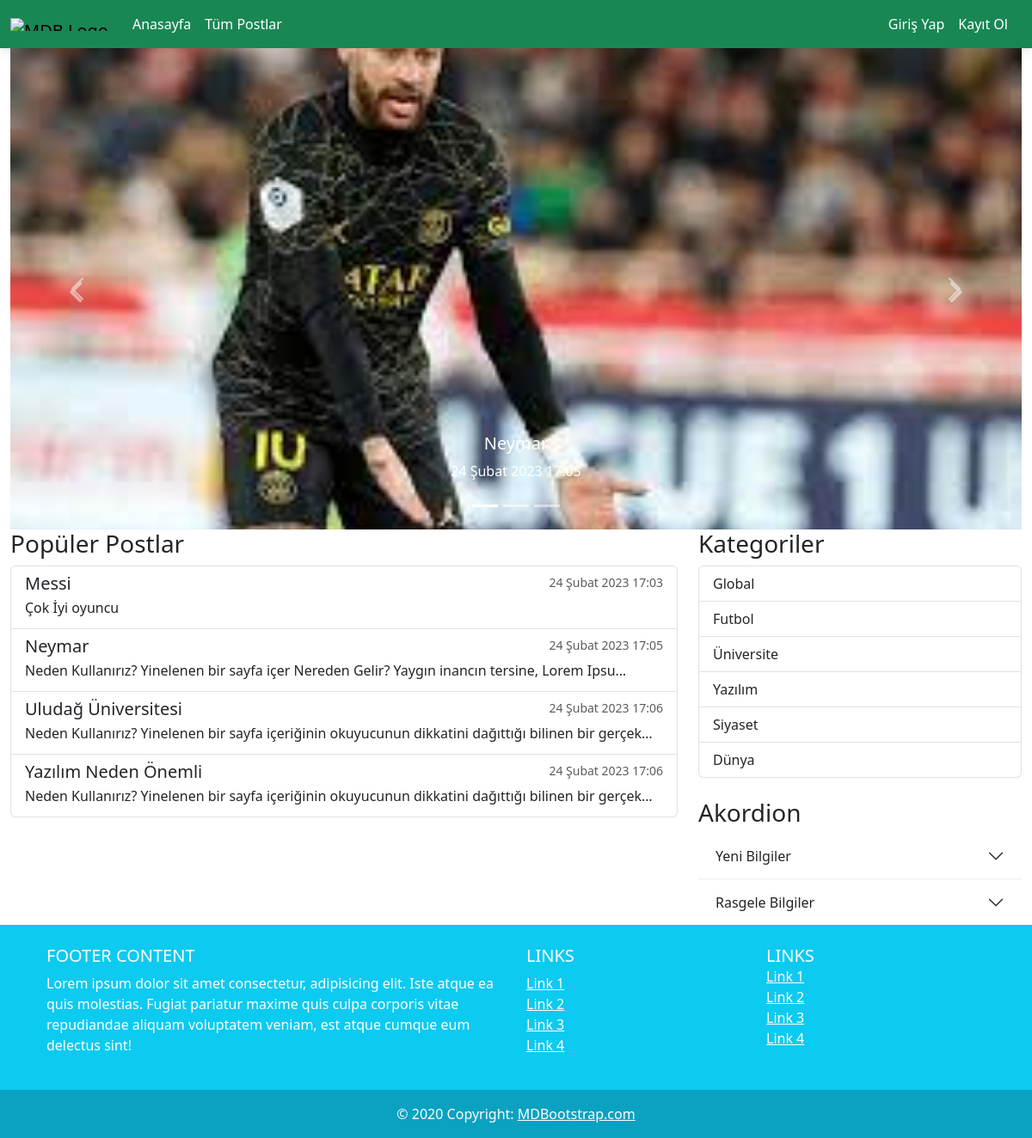
The page / on the database its author committed.
### appMy/models.py (models this page shows, shortened)
class Sozluk(models.Model):
    category = models.ForeignKey(Category, verbose_name=("Kategori"), on_delete=models.CASCADE, null=True)
    baslik = models.CharField(("Başlık"), max_length=50)
    icerik = models.TextField(("Sözlük İçeriği"),max_length=2000)
    zaman = models.DateTimeField(("Giriş Tarihi"), auto_now_add=True)
    image = models.FileField(("Resim"), upload_to='', max_length=100)

class Category(models.Model):
    baslik = models.CharField(("Başlık"), max_length=50)

### appMy/views.py (the view)
# urls.py: path('', index, name='index'),
def index(request):
    sozluks = Sozluk.objects.all()[:4]
    yeni_bilgiler = Sozluk.objects.all().order_by('-zaman')[:3]
    rasgele_bilgiler = Sozluk.objects.all().order_by('?')[:3]
    category = Category.objects.all()
    context = {
       'sozluks':sozluks,
       'yeni_bilgiler':yeni_bilgiler,
       'rasgele_bilgiler':rasgele_bilgiler,
       'category':category,
    }
    return render(request,'index.html',context)

### appMy/templates/index.html (shortened to what this page needs)
{% extends 'base.html' %}
{% load static %}
{% block body %}
    <div class="container-fluid">
        <div class="row">
          <div id="carouselExampleCaptions" class="carousel slide">
            <div class="carousel-indicators">
              <button type="button" data-bs-target="#carouselExampleCaptions" data-bs-slide-to="0" class="active" aria-current="true" aria-label="Slide 1"></button>
              <button type="button" data-bs-target="#carouselExampleCaptions" data-bs-slide-to="1" aria-label="Slide 2"></button>
              <button type="button" data-bs-target="#carouselExampleCaptions" data-bs-slide-to="2" aria-label="Slide 3"></button>
            </div>
            <div class="carousel-inner">
                {% for i in rasgele_bilgiler %}
              <div class="carousel-item active">
                <img style="height: 70vh; object-fit: cover;" src="{{ i.image.url }}" class="d-block w-100" alt="...">
                <div class="carousel-caption d-none d-md-block">
                  <h5>{{ i.baslik }}</h5>
                  <p>{{ i.zaman }}</p>
                </div>
              </div>
            {% endfor %}
            </div>
            <button class="carousel-control-prev" type="button" data-bs-target="#carouselExampleCaptions" data-bs-slide="prev">
              <span class="carousel-control-prev-icon" aria-hidden="true"></span>
            </button>
            <button class="carousel-control-next" type="button" data-bs-target="#carouselExampleCaptions" data-bs-slide="next">
              <span class="carousel-control-next-icon" aria-hidden="true"></span>
            </button>
          </div>
            <div class="col-8">
              <h3>Popüler Postlar</h3>
                <div class="list-group">
                    {% for i in sozluks %}
                       <a href="/detay/{{ i.id }}/" class="list-group-item list-group-item-action">
                      <div class="d-flex w-100 justify-content-between">
                        <h5 class="mb-1">{{ i.baslik }}</h5>
                        <small class="text-muted">{{ i.zaman }}</small>
                      </div>
                      <p class="mb-1">{{ i.icerik|truncatechars:100 }}</p>
                    </a>
                    {% endfor %}
                  </div>
            </div>
          {% include 'part/_sidenav.html' %}
        </div>
    </div>
{% endblock body %}

### appMy/templates/base.html (shortened to what this page needs)
<!DOCTYPE html>
<html lang="en">
<head>
    <link href="https://cdnjs.cloudflare.com/ajax/libs/font-awesome/6.0.0/css/all.min.css" rel="stylesheet"/>
    <link href="https://cdnjs.cloudflare.com/ajax/libs/mdb-ui-kit/6.1.0/mdb.min.css" rel="stylesheet"/>
    <link href="https://cdn.jsdelivr.net/npm/bootstrap@5.3.0-alpha1/dist/css/bootstrap.min.css" rel="stylesheet">
</head>
<body>
    {% include 'part/_header.html' %}
    {% block body %}
    {% endblock body %}
    {% include 'part/_footer.html' %}
</body>
</html>

### appMy/templates/part/_header.html (shortened to what this page needs)
<header>
<nav class="navbar navbar-expand-lg navbar-light bg-success">
    <div class="container-fluid">
      <div class="collapse navbar-collapse" id="navbarSupportedContent">
        <a class="navbar-brand mt-2 mt-lg-0" href="#">
          <img
            src="https://mdbcdn.b-cdn.net/img/logo/mdb-transaprent-noshadows.webp"
            height="15"
            alt="MDB Logo"
            loading="lazy"
          />
        </a>
        <ul class="navbar-nav me-auto mb-2 mb-lg-0">
          <li class="nav-item">
            <a class="nav-link text-white" href="/">Anasayfa</a>
          </li>
          <li class="nav-item">
            <a class="nav-link text-white" href="/post/all/">Tüm Postlar</a>
          </li>
        </ul>
      </div>
        {% if request.user.is_authenticated %}
        <li class="nav-item " style="list-style-type: none;">
      <div class="d-flex align-items-center">
        <div class="dropdown">
          <a
            class="text-reset me-3 dropdown-toggle hidden-arrow"
            href="#"
            id="navbarDropdownMenuLink"
            role="button"
            data-mdb-toggle="dropdown"
            aria-expanded="false"
          >
            <i class="fas fa-bell"></i>
            <span class="badge rounded-pill badge-notification bg-danger">1</span>
          </a>
          <ul
            class="dropdown-menu dropdown-menu-end"
            aria-labelledby="navbarDropdownMenuLink"
          >
            <li>
              <a class="dropdown-item" href="#">Some news</a>
            </li>
            <li>
              <a class="dropdown-item" href="#">Another news</a>
            </li>
            <li>
              <a class="dropdown-item" href="#">Something else here</a>
            </li>
          </ul>
        </div>
        <div class="dropdown">
          <a
            class="dropdown-toggle d-flex align-items-center hidden-arrow"
            href="#"
            id="navbarDropdownMenuAvatar"
            role="button"
            data-mdb-toggle="dropdown"
            aria-expanded="false"
          >
            <img
              src="https://mdbcdn.b-cdn.net/img/new/avatars/2.webp"
              class="rounded-circle"
              height="25"
              alt="Black and White Portrait of a Man"
              loading="lazy"
            />
          </a>
          <ul
            class="dropdown-menu dropdown-menu-end"
            aria-labelledby="navbarDropdownMenuAvatar"
          >
           <li>
              <a class="dropdown-item" href="#" >{{ request.user }}</a>
            </li>
            <li>
              <a class="dropdown-item" href="#">My profile</a>
            </li>
            <li>
              <a class="dropdown-item" href="/sifredegis/">Şifre Değiştir</a>
            </li>
            <li>
              <a class="dropdown-item" href="/cikis/">Çıkış Yap</a>
            </li>
          </ul>
        </div>
      </div>
        </li>
        {% else %}
        <a style="text-decoration: none;" class="text-white me-3" href="/giris/">
         Giriş Yap
        </a>
        <a style="text-decoration: none;" class="text-white me-3" href="/kayit/">
         Kayıt Ol
        </a>
        {% endif %}
    </div>
  </nav>
</header>

### appMy/templates/part/_sidenav.html (shortened to what this page needs)
            <div class="col-4">
                <h3>Kategoriler</h3>
                <div class="list-group mb-4">
                  {% for i in category %}
                  <a href="/post/{{ i.id }}/" class="list-group-item list-group-item-action">{{ i.baslik }}</a>
                  {% endfor %}
                </div>
                <h3>Akordion</h3>
                <div class="accordion accordion-flush" id="accordionFlushExample">
                  <div class="accordion-item">
                    <h2 class="accordion-header" id="flush-headingThree">
                      <button class="accordion-button collapsed" type="button" data-bs-toggle="collapse" data-bs-target="#flush-collapseThree" aria-expanded="false" aria-controls="flush-collapseThree">
                        Yeni Bilgiler
                      </button>
                    </h2>
                  </div>
                  <div class="accordion-item">
                    <h2 class="accordion-header" id="flush-heading2">
                      <button class="accordion-button collapsed" type="button" data-bs-toggle="collapse" data-bs-target="#flush-collapse2" aria-expanded="false" aria-controls="flush-collapse2">
                        Rasgele Bilgiler
                      </button>
                    </h2>
                  </div>
                </div>
              </div>

### appMy/templates/part/_footer.html
<footer class="bg-info text-white text-center text-lg-start">
    <div class="container p-4">
      <div class="row">
        <div class="col-lg-6 col-md-12 mb-4 mb-md-0">
          <h5 class="text-uppercase">Footer Content</h5>
          <p>
            Lorem ipsum dolor sit amet consectetur, adipisicing elit. Iste atque ea quis
            molestias. Fugiat pariatur maxime quis culpa corporis vitae repudiandae aliquam
            voluptatem veniam, est atque cumque eum delectus sint!
          </p>
        </div>
        <div class="col-lg-3 col-md-6 mb-4 mb-md-0">
          <h5 class="text-uppercase">Links</h5>
          <ul class="list-unstyled mb-0">
            <li>
              <a href="#!" class="text-white">Link 1</a>
            </li>
            <li>
              <a href="#!" class="text-white">Link 2</a>
            </li>
            <li>
              <a href="#!" class="text-white">Link 3</a>
            </li>
            <li>
              <a href="#!" class="text-white">Link 4</a>
            </li>
          </ul>
        </div>
        <div class="col-lg-3 col-md-6 mb-4 mb-md-0">
          <h5 class="text-uppercase mb-0">Links</h5>
          <ul class="list-unstyled">
            <li>
              <a href="#!" class="text-white">Link 1</a>
            </li>
            <li>
              <a href="#!" class="text-white">Link 2</a>
            </li>
            <li>
              <a href="#!" class="text-white">Link 3</a>
            </li>
            <li>
              <a href="#!" class="text-white">Link 4</a>
            </li>
          </ul>
        </div>
      </div>
    </div>
    <div class="text-center p-3" style="background-color: rgba(0, 0, 0, 0.2);">
      © 2020 Copyright:
      <a class="text-white" href="https://mdbootstrap.com/">MDBootstrap.com</a>
    </div>
  </footer>

### rows shown on the page
Sozluk: image (picture), baslik "Neymar", zaman "24 Şubat 2023 17:05", icerik "Neden Kullanırız? Yinelenen bir sayfa içer Nereden Gelir? Yaygın inancın tersine, Lorem Ipsu…"
Sozluk: baslik "Messi", zaman "24 Şubat 2023 17:03", icerik "Çok İyi oyuncu"
Sozluk: baslik "Uludağ Üniversitesi", zaman "24 Şubat 2023 17:06", icerik "Neden Kullanırız? Yinelenen bir sayfa içeriğinin okuyucunun dikkatini dağıttığı bilinen bir gerçek…"
Sozluk: baslik "Yazılım Neden Önemli", zaman "24 Şubat 2023 17:06", icerik "Neden Kullanırız? Yinelenen bir sayfa içeriğinin okuyucunun dikkatini dağıttığı bilinen bir gerçek…"
Category: baslik "Global"
Category: baslik "Futbol"
Category: baslik "Üniversite"
Category: baslik "Yazılım"
Category: baslik "Siyaset"
Category: baslik "Dünya"
